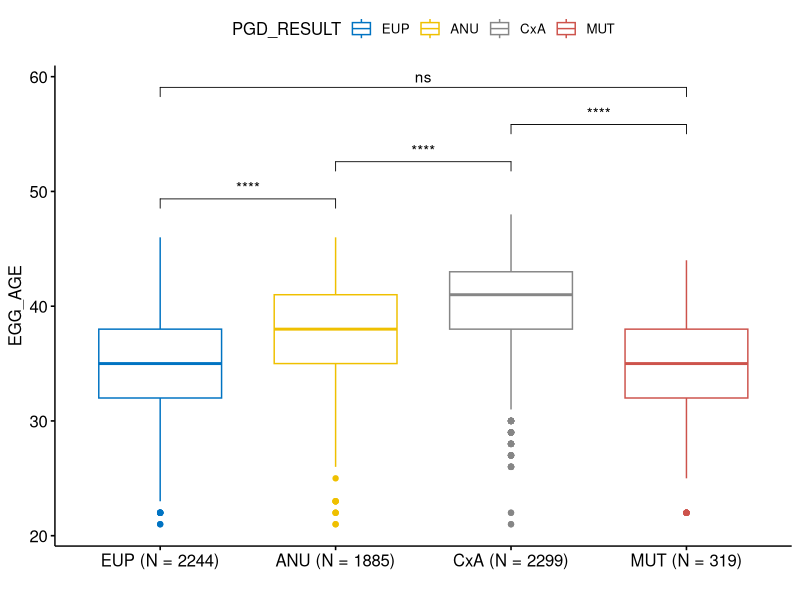
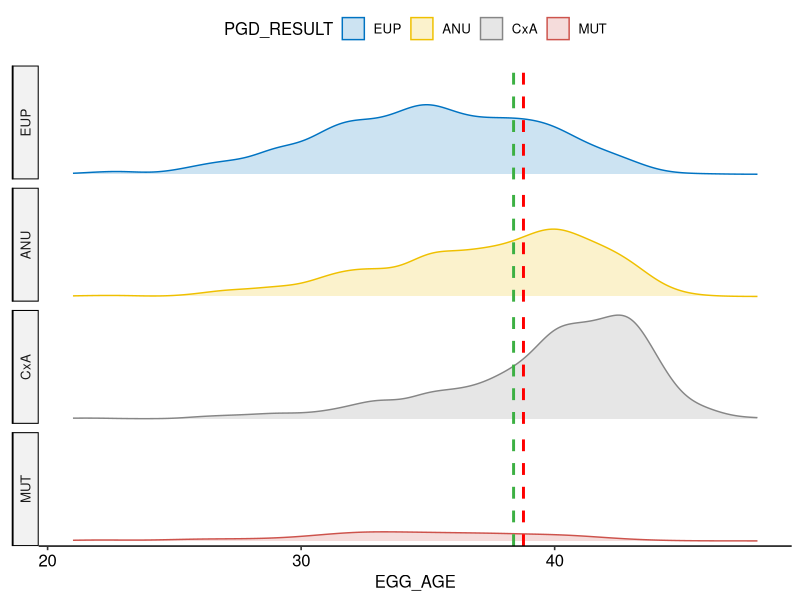
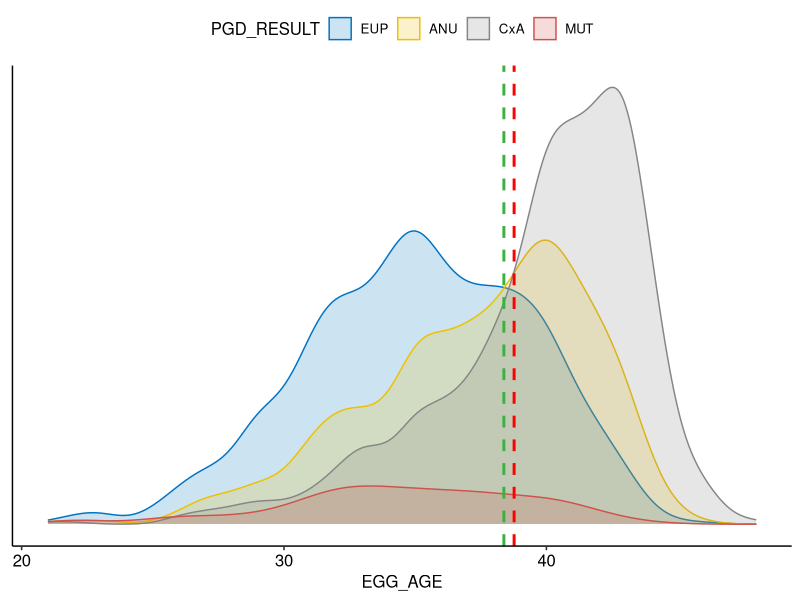
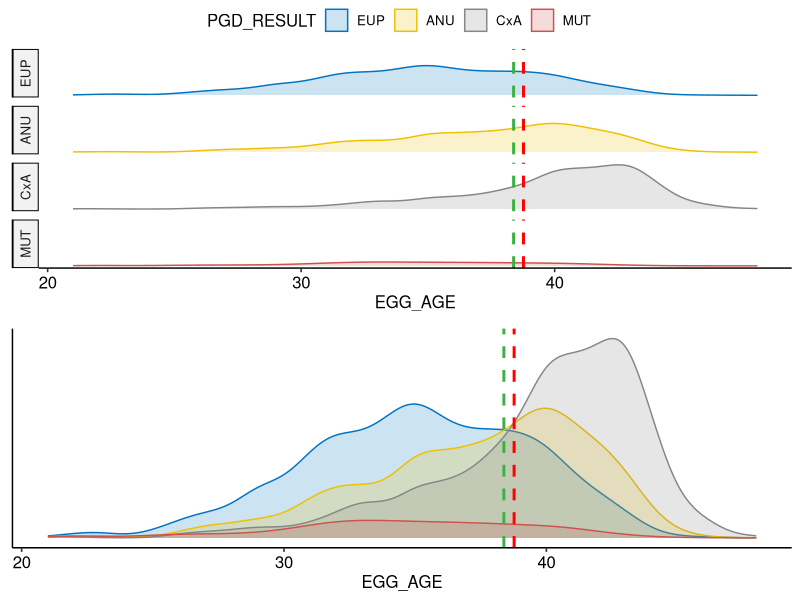
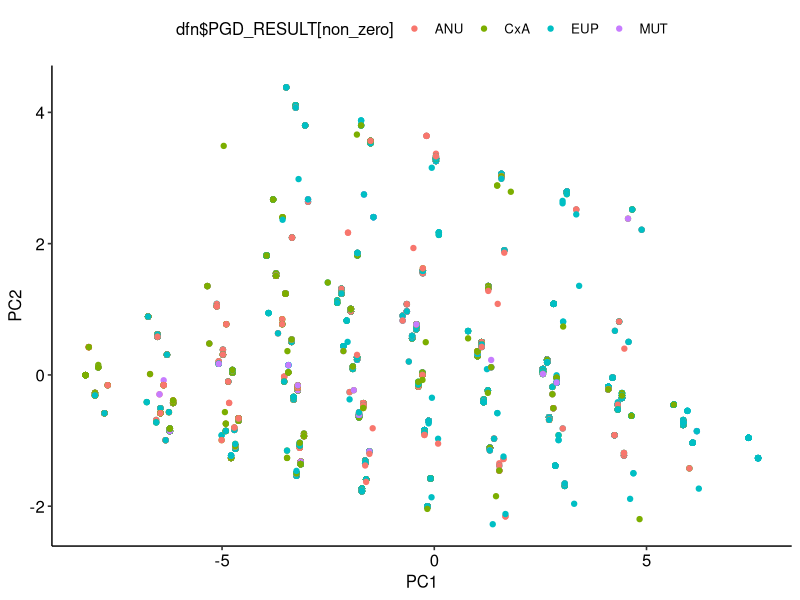

These charts were generated, in order, by the following R code:
## ---- chunk 1
knitr::opts_chunk$set(echo = TRUE)
## ---- chunk 2
library(readxl)
library(ggplot2)
library(ggsci)
library(dplyr)
library(ggpubr)
df = read_excel('Metadata.xlsx')
df$PGD_RESULT = factor(df$PGD_RESULT, levels = c("EUP", "ANU", "CxA", "MUT"))
df = df %>% filter(BX_DAY == 6)
colnames(df)[25] = "timepoint"

## ---- chunk 3
my_comparisons <- list( c("EUP", "ANU"), c("ANU", "CxA"), c("CxA", "MUT"), c("EUP", "MUT") ) # , c("EUP", "CxA"), c("ANU", "MUT")

counts = df %>% group_by(PGD_RESULT) %>% tally()

# boxplot
ggboxplot(df, x = "PGD_RESULT", y = "EGG_AGE", color = "PGD_RESULT", palette = 'jco') + 
  stat_compare_means(comparisons = my_comparisons, label = 'p.signif') +
  scale_x_discrete(labels = paste(counts$PGD_RESULT, " (N = ",counts$n,")", sep = "")) +
  xlab('')

## ---- chunk 4
p1 = ggplot(df, aes(EGG_AGE, fill = PGD_RESULT, color = PGD_RESULT)) +
  geom_density(aes(y=..count..),alpha = 0.2) + 
  scale_fill_jco() +
  scale_color_jco() +
  theme_pubr() +
  facet_grid(PGD_RESULT ~ ., switch="both") +
  geom_vline(xintercept = 38.38, linetype="dashed", color = "#3CB043", size = 1) + 
  geom_vline(xintercept = 38.77, linetype="dashed", color = "red", size = 1) +
  theme(axis.title.y=element_blank(),
        axis.text.y=element_blank(),
        axis.ticks.y=element_blank())

p2 = ggplot(df, aes(EGG_AGE, fill = PGD_RESULT, color = PGD_RESULT)) +
  geom_density(aes(y=..count..),alpha = 0.2) + 
  scale_fill_jco() +
  scale_color_jco() +
  theme_pubr() +
  geom_vline(xintercept = 38.38, linetype="dashed", color = "#3CB043", size = 1) + 
  geom_vline(xintercept = 38.77, linetype="dashed", color = "red", size = 1) +
  theme(axis.title.y=element_blank(),
        axis.text.y=element_blank(),
        axis.ticks.y=element_blank())

p1
p2
ggarrange(p1, p2, nrow=2, ncol = 1, common.legend = T)
## ---- chunk 5
dfn = read.csv('meta_numeric.csv')
numbers = dfn[,28:32]
non_zero = rowSums(is.na(numbers)) == 0
mat = dfn[non_zero, 28:32] %>% as.matrix
mat.pca.model = prcomp(mat)

dfn.pca = mat.pca.model$x %>% as.data.frame
ggplot(dfn.pca, aes(PC1, PC2, color = dfn$PGD_RESULT[non_zero])) +
  geom_jitter() +
  theme_pubr()


